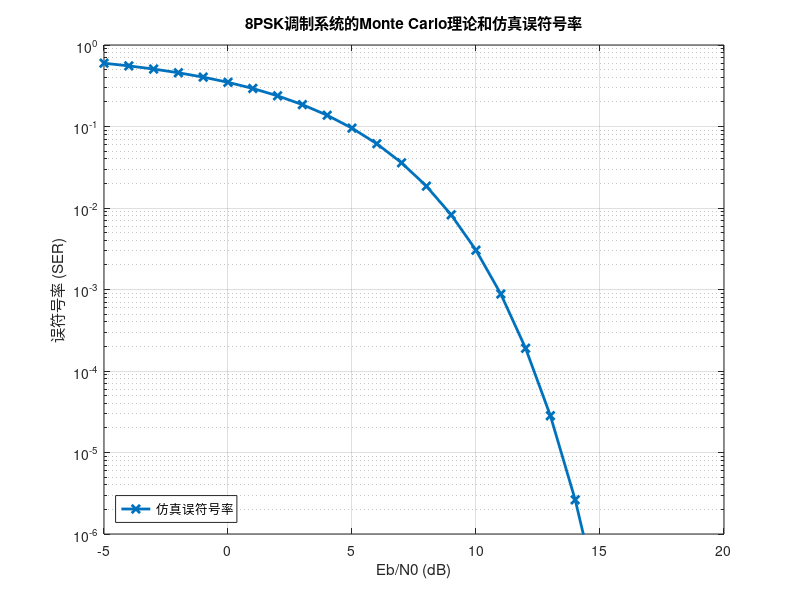

MATLAB code to generate this figure:
% 输入参数
n = input('请输入发送信号点数:');
Eb_No_dB = -5:1:20;  % 设置Eb/N0的范围，从0到20 dB，步长为1
num_trials = 100;  % 每个信噪比Eb/N0值下的仿真次数
SER_values = zeros(1, length(Eb_No_dB));  % 用来存储每个Eb/N0对应的误符号率
SER_theoretical = zeros(1, length(Eb_No_dB));%存储理论误符号率
M = 8;

% 在每个Eb/N0下计算误码率
for i = 1:length(Eb_No_dB)
%   计算理论误码率
    Eb_No = 10^(Eb_No_dB(i)/10);  % 将dB转为线性值
%   使用Q函数计算理论误符号率
    SER_theoretical(i) = 2 * qfunc(sin(pi/M)*sqrt(2 * Eb_No * log2(M)));  % 使用Q函数计算理论误符号率
end

figure;
semilogy(Eb_No_dB, SER_theoretical, 'x-', 'LineWidth', 2, 'MarkerSize', 6); % 理论误符号率
% 设置y轴的范围
ylim([1e-6, 1]);  % 限制y轴在 1e-6 到 1 之间
xlabel('Eb/N0 (dB)');
ylabel('误符号率 (SER)');
title('8PSK调制系统的Monte Carlo理论和仿真误符号率');
legend('仿真误符号率', '理论误符号率', 'Location', 'SouthWest');
grid on;